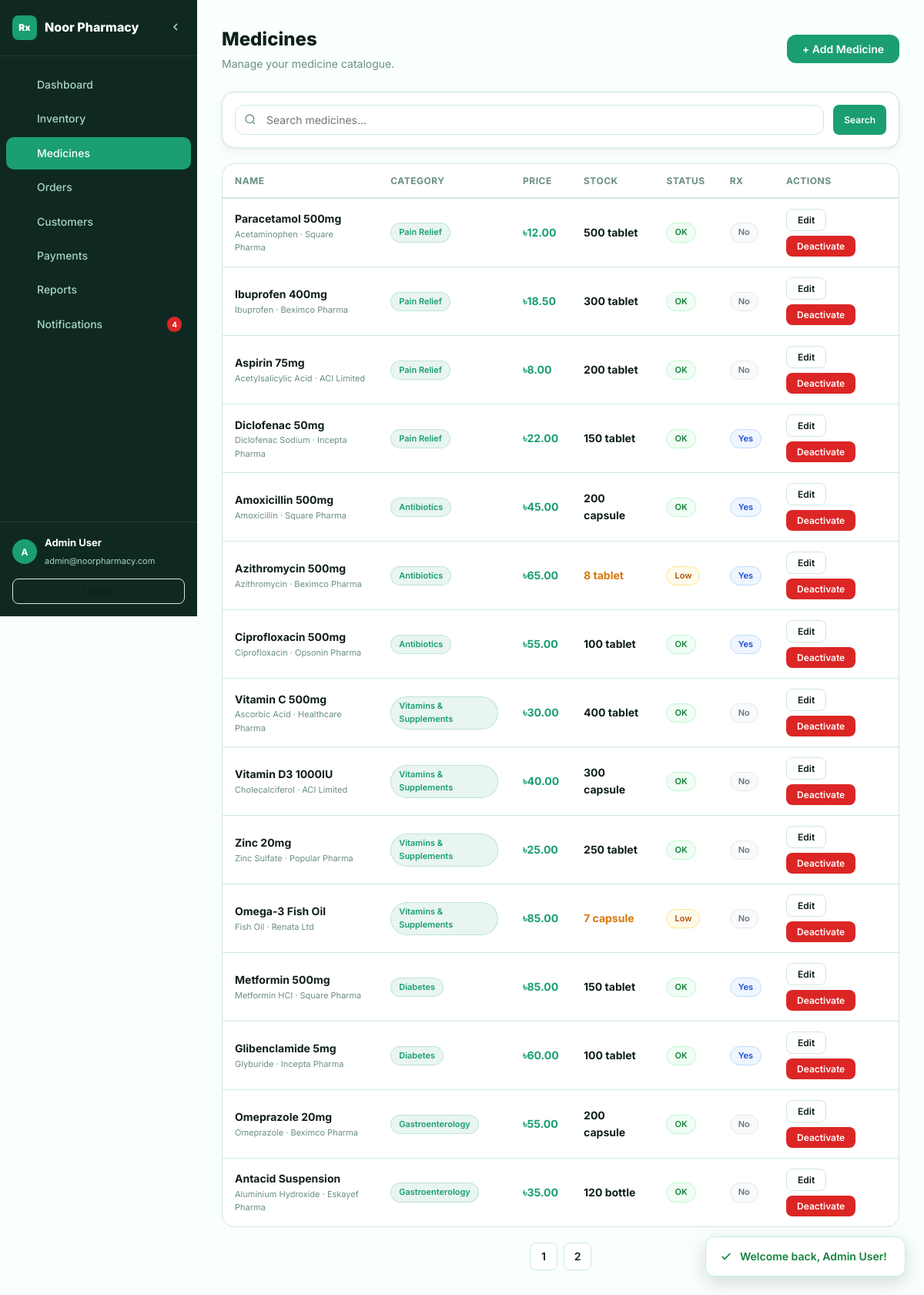
The page /admin/medicines.php (signed in) on the database its author committed.
### tables this page shows
CREATE TABLE IF NOT EXISTS users (
    id INT AUTO_INCREMENT PRIMARY KEY,
    name VARCHAR(255) NOT NULL,
    email VARCHAR(255) NOT NULL UNIQUE,
    password_hash VARCHAR(255) NOT NULL,
    role ENUM('admin','customer') NOT NULL DEFAULT 'customer',
    phone VARCHAR(50),
    address TEXT,
    created_at TIMESTAMP DEFAULT CURRENT_TIMESTAMP
);

CREATE TABLE IF NOT EXISTS medicines (
    id INT AUTO_INCREMENT PRIMARY KEY,
    name VARCHAR(255) NOT NULL,
    generic_name VARCHAR(255),
    description TEXT,
    category_id INT,
    price DECIMAL(10,2) NOT NULL DEFAULT 0,
    stock_quantity INT NOT NULL DEFAULT 0,
    low_stock_threshold INT NOT NULL DEFAULT 10,
    unit VARCHAR(50) DEFAULT 'tablet',
    manufacturer VARCHAR(255),
    requires_prescription TINYINT(1) DEFAULT 0,
    is_active TINYINT(1) DEFAULT 1,
    created_at TIMESTAMP DEFAULT CURRENT_TIMESTAMP,
    FOREIGN KEY (category_id) REFERENCES categories(id) ON DELETE SET NULL
);

CREATE TABLE IF NOT EXISTS categories (
    id INT AUTO_INCREMENT PRIMARY KEY,
    name VARCHAR(255) NOT NULL UNIQUE,
    description TEXT,
    created_at TIMESTAMP DEFAULT CURRENT_TIMESTAMP
);

### includes/db.php (called while the page is built, shortened)
<?php
function getDB() {
    static $conn = null;
    if ($conn === null) {
        $conn = new mysqli(DB_HOST, DB_USER, DB_PASS, DB_NAME);
        $conn->set_charset('utf8mb4');
    }
    return $conn;
}
function sanitize($value) {
    return htmlspecialchars(strip_tags(trim($value)));
}
function getCurrentUser() {
    $db = getDB();
    $stmt = $db->prepare("SELECT id, name, email, role, phone, address, created_at FROM users WHERE id = ?");
    $stmt->bind_param('i', $_SESSION['user_id']);
    $stmt->execute();
    return $stmt->get_result()->fetch_assoc();
}
function getUnreadNotifCount() {
    $db = getDB();
    $result = $db->query("SELECT COUNT(*) as cnt FROM notifications WHERE is_read = 0");
    $row = $result->fetch_assoc();
    return (int)$row['cnt'];
}

### admin/medicines.php (the view, shortened to what this page needs)
<?php
require_once '../includes/db.php';
$db = getDB();
$search = sanitize($_GET['search']??'');
$page=max(1,(int)($_GET['page']??1));$perPage=15;$offset=($page-1)*$perPage;
$where = ["m.is_active=1"];
$whereSQL='WHERE '.implode(' AND ',$where);
$total=$db->query("SELECT COUNT(*) as c FROM medicines m $whereSQL")->fetch_assoc()['c'];
$totalPages=ceil($total/$perPage);
$medicines=$db->query("SELECT m.*,c.name as cat_name FROM medicines m LEFT JOIN categories c ON c.id=m.category_id $whereSQL ORDER BY m.created_at DESC LIMIT $perPage OFFSET $offset")->fetch_all(MYSQLI_ASSOC);
include '../includes/admin_header.php';
?>
<div class="admin-page-header">
  <div><h1>Medicines</h1><p>Manage your medicine catalogue.</p></div>
  <button class="btn btn-primary" data-open-modal="add-medicine-modal">+ Add Medicine</button>
</div>
<div class="card" style="padding:16px;margin-bottom:20px">
  <form method="GET" style="display:flex;gap:12px">
    <div class="search-wrap" style="flex:1">
      <svg fill="none" stroke="currentColor" stroke-width="2" viewBox="0 0 24 24"><circle cx="11" cy="11" r="8"/><path d="M21 21l-4.35-4.35"/></svg>
      <input type="text" name="search" class="form-control search-input" placeholder="Search medicines..." value="<?=htmlspecialchars($search)?>">
    </div>
    <button type="submit" class="btn btn-primary btn-sm">Search</button>
  </form>
</div>
<div class="table-wrap">
  <table class="data-table">
    <thead><tr><th>Name</th><th>Category</th><th>Price</th><th>Stock</th><th>Status</th><th>Rx</th><th>Actions</th></tr></thead>
    <tbody>
    <?php foreach($medicines as $m): ?>
    <?php $low=$m['stock_quantity']<=$m['low_stock_threshold']; ?>
    <tr>
      <td><p style="font-weight:700;font-size:14px"><?=htmlspecialchars($m['name'])?></p><p style="font-size:11px;color:var(--muted)"><?=htmlspecialchars($m['generic_name']??'')?> · <?=htmlspecialchars($m['manufacturer']??'')?></p></td>
      <td><span class="badge badge-primary"><?=htmlspecialchars($m['cat_name']??'—')?></span></td>
      <td style="font-weight:700;color:var(--primary)">৳<?=number_format($m['price'],2)?></td>
      <td style="font-weight:700;<?=$low?'color:var(--warning)':''?>"><?=$m['stock_quantity']?> <?=htmlspecialchars($m['unit'])?></td>
      <td><?=$m['stock_quantity']<=0?'<span class="badge badge-danger">Out</span>':($low?'<span class="badge badge-warning">Low</span>':'<span class="badge badge-success">OK</span>')?></td>
      <td><?=$m['requires_prescription']?'<span class="badge badge-info">Yes</span>':'<span class="badge badge-gray">No</span>'?></td>
      <td style="display:flex;gap:6px;flex-wrap:wrap">
        <button class="btn btn-outline btn-sm" data-open-modal="edit-med-<?=$m['id']?>">Edit</button>
        <form method="POST" style="display:inline"><input type="hidden" name="id" value="<?=$m['id']?>"><button type="submit" name="delete_med" value="1" class="btn btn-danger btn-sm" data-confirm="Deactivate this medicine?">Deactivate</button></form>
      </td>
    </tr>
    <?php endforeach; ?>
    </tbody>
  </table>
</div>
<?php if($totalPages>1):?>
<div class="pagination" style="margin-top:20px">
  <?php for($i=1;$i<=$totalPages;$i++):?>
  <a href="?search=<?=urlencode($search)?>&page=<?=$i?>" class="page-btn <?=$i===$page?'active':''?>"><?=$i?></a>
  <?php endfor;?>
</div>
<?php endif;?>
<?php include '../includes/admin_footer.php'; ?>

### includes/admin_header.php (shortened to what this page needs)
<?php
require_once __DIR__ . '/db.php';
$currentUser = getCurrentUser();
$unreadNotifs = getUnreadNotifCount();
$currentPage = basename($_SERVER['PHP_SELF'], '.php');
$icons = [
  'dashboard'     => '<path d="M3 13h8V3H3v10zm0 8h8v-6H3v6zm10 0h8V11h-8v10zm0-18v6h8V3h-8z"/>',
  'inventory'     => '<path d="M21 16V8a2 2 0 00-1-1.73l-7-4a2 2 0 00-2 0l-7 4A2 2 0 003 8v8a2 2 0 001 1.73l7 4a2 2 0 002 0l7-4A2 2 0 0021 16z"/><polyline points="3.27 6.96 12 12.01 20.73 6.96"/><line x1="12" y1="22.08" x2="12" y2="12"/>',
  'medicines'     => '<path d="M10.5 20H4a2 2 0 01-2-2V6a2 2 0 012-2h3.9a2 2 0 011.69.9l.81 1.2a2 2 0 001.67.9H20a2 2 0 012 2v2"/><circle cx="18" cy="18" r="3"/><path d="M18 15v3M18 21v-1.5M16.5 18H15M21 18h-1.5"/>',
  'orders'        => '<path d="M6 2L3 6v14a2 2 0 002 2h14a2 2 0 002-2V6l-3-4zM3 6h18M16 10a4 4 0 01-8 0"/>',
  'customers'     => '<path d="M17 21v-2a4 4 0 00-4-4H5a4 4 0 00-4 4v2M23 21v-2a4 4 0 00-3-3.87M16 3.13a4 4 0 010 7.75"/><circle cx="9" cy="7" r="4"/>',
  'payments'      => '<rect x="1" y="4" width="22" height="16" rx="2" ry="2"/><line x1="1" y1="10" x2="23" y2="10"/>',
  'reports'       => '<line x1="18" y1="20" x2="18" y2="10"/><line x1="12" y1="20" x2="12" y2="4"/><line x1="6" y1="20" x2="6" y2="14"/>',
  'notifications' => '<path d="M18 8A6 6 0 006 8c0 7-3 9-3 9h18s-3-2-3-9M13.73 21a2 2 0 01-3.46 0"/>',
];
?>
<!DOCTYPE html>
<html lang="en">
<head>
  <link rel="stylesheet" href="../assets/css/style.css">
</head>
<body>
<div class="admin-wrap">
  <aside class="sidebar" id="adminSidebar">
    <div class="sidebar-header">
      <div class="sidebar-logo">Rx</div>
      <span class="sidebar-title">Noor Pharmacy</span>
      <button class="sidebar-toggle" id="sidebarToggle" title="Collapse">
        <svg width="16" height="16" fill="none" stroke="currentColor" stroke-width="2.5" viewBox="0 0 24 24"><path d="M15 18l-6-6 6-6"/></svg>
      </button>
    </div>
    <nav class="sidebar-nav">
      <?php foreach (['dashboard'=>'Dashboard','inventory'=>'Inventory','medicines'=>'Medicines','orders'=>'Orders','customers'=>'Customers','payments'=>'Payments','reports'=>'Reports','notifications'=>'Notifications'] as $page => $label): ?>
      <a href="<?= $page ?>.php" class="sidebar-item <?= $currentPage === $page ? 'active' : '' ?>">
        <svg width="18" height="18" fill="none" stroke="currentColor" stroke-width="1.8" viewBox="0 0 24 24"><?= $icons[$page] ?></svg>
        <span><?= $label ?></span>
        <?php if ($page === 'notifications' && $unreadNotifs > 0): ?>
        <span class="notif-badge"><?= $unreadNotifs ?></span>
        <?php endif; ?>
      </a>
      <?php endforeach; ?>
    </nav>
    <div class="sidebar-footer">
      <div class="sidebar-user">
        <div class="avatar"><?= strtoupper(substr($currentUser['name'], 0, 1)) ?></div>
        <div class="sidebar-user-info">
          <p><?= htmlspecialchars($currentUser['name']) ?></p>
          <small><?= htmlspecialchars($currentUser['email']) ?></small>
        </div>
      </div>
      <a href="../logout.php" class="btn btn-outline btn-sm w-100 mt-3" style="margin-top:12px">Logout</a>
    </div>
  </aside>
  <main class="admin-main" id="adminMain">

### rows shown on the page
users: name "A", name "Admin User", email "admin@noorpharmacy.com"
medicines: name "Paracetamol 500mg", generic_name "Acetaminophen", manufacturer "Square Pharma", category.name "Pain Relief", price "12.00", stock_quantity "500", unit "tablet", low_stock_threshold "OK", requires_prescription "No"
medicines: name "Ibuprofen 400mg", generic_name "Ibuprofen", manufacturer "Beximco Pharma", category.name "Pain Relief", price "18.50", stock_quantity "300", unit "tablet", low_stock_threshold "OK", requires_prescription "No"
medicines: name "Aspirin 75mg", generic_name "Acetylsalicylic Acid", manufacturer "ACI Limited", category.name "Pain Relief", price "8.00", stock_quantity "200", unit "tablet", low_stock_threshold "OK", requires_prescription "No"
medicines: name "Diclofenac 50mg", generic_name "Diclofenac Sodium", manufacturer "Incepta Pharma", category.name "Pain Relief", price "22.00", stock_quantity "150", unit "tablet", low_stock_threshold "OK", requires_prescription "Yes"
medicines: name "Amoxicillin 500mg", generic_name "Amoxicillin", manufacturer "Square Pharma", category.name "Antibiotics", price "45.00", stock_quantity "200", unit "capsule", low_stock_threshold "OK", requires_prescription "Yes"
medicines: name "Azithromycin 500mg", generic_name "Azithromycin", manufacturer "Beximco Pharma", category.name "Antibiotics", price "65.00", stock_quantity "8", unit "tablet", low_stock_threshold "Low", requires_prescription "Yes"
medicines: name "Ciprofloxacin 500mg", generic_name "Ciprofloxacin", manufacturer "Opsonin Pharma", category.name "Antibiotics", price "55.00", stock_quantity "100", unit "tablet", low_stock_threshold "OK", requires_prescription "Yes"
medicines: name "Vitamin C 500mg", generic_name "Ascorbic Acid", manufacturer "Healthcare Pharma", category.name "Vitamins & Supplements", price "30.00", stock_quantity "400", unit "tablet", low_stock_threshold "OK", requires_prescription "No"
medicines: name "Vitamin D3 1000IU", generic_name "Cholecalciferol", manufacturer "ACI Limited", category.name "Vitamins & Supplements", price "40.00", stock_quantity "300", unit "capsule", low_stock_threshold "OK", requires_prescription "No"
medicines: name "Zinc 20mg", generic_name "Zinc Sulfate", manufacturer "Popular Pharma", category.name "Vitamins & Supplements", price "25.00", stock_quantity "250", unit "tablet", low_stock_threshold "OK", requires_prescription "No"
medicines: name "Omega-3 Fish Oil", generic_name "Fish Oil", manufacturer "Renata Ltd", category.name "Vitamins & Supplements", price "85.00", stock_quantity "7", unit "capsule", low_stock_threshold "Low", requires_prescription "No"
medicines: name "Metformin 500mg", generic_name "Metformin HCl", manufacturer "Square Pharma", category.name "Diabetes", price "85.00", stock_quantity "150", unit "tablet", low_stock_threshold "OK", requires_prescription "Yes"
medicines: name "Glibenclamide 5mg", generic_name "Glyburide", manufacturer "Incepta Pharma", category.name "Diabetes", price "60.00", stock_quantity "100", unit "tablet", low_stock_threshold "OK", requires_prescription "Yes"
medicines: name "Omeprazole 20mg", generic_name "Omeprazole", manufacturer "Beximco Pharma", category.name "Gastroenterology", price "55.00", stock_quantity "200", unit "capsule", low_stock_threshold "OK", requires_prescription "No"
medicines: name "Antacid Suspension", generic_name "Aluminium Hydroxide", manufacturer "Eskayef Pharma", category.name "Gastroenterology", price "35.00", stock_quantity "120", unit "bottle", low_stock_threshold "OK", requires_prescription "No"

### other values the page prints
$label "Dashboard"
$label "Inventory"
$label "Medicines"
$label "Orders"
$label "Customers"
$label "Payments"
$label "Reports"
$label "Notifications"
$unreadNotifs "4"
